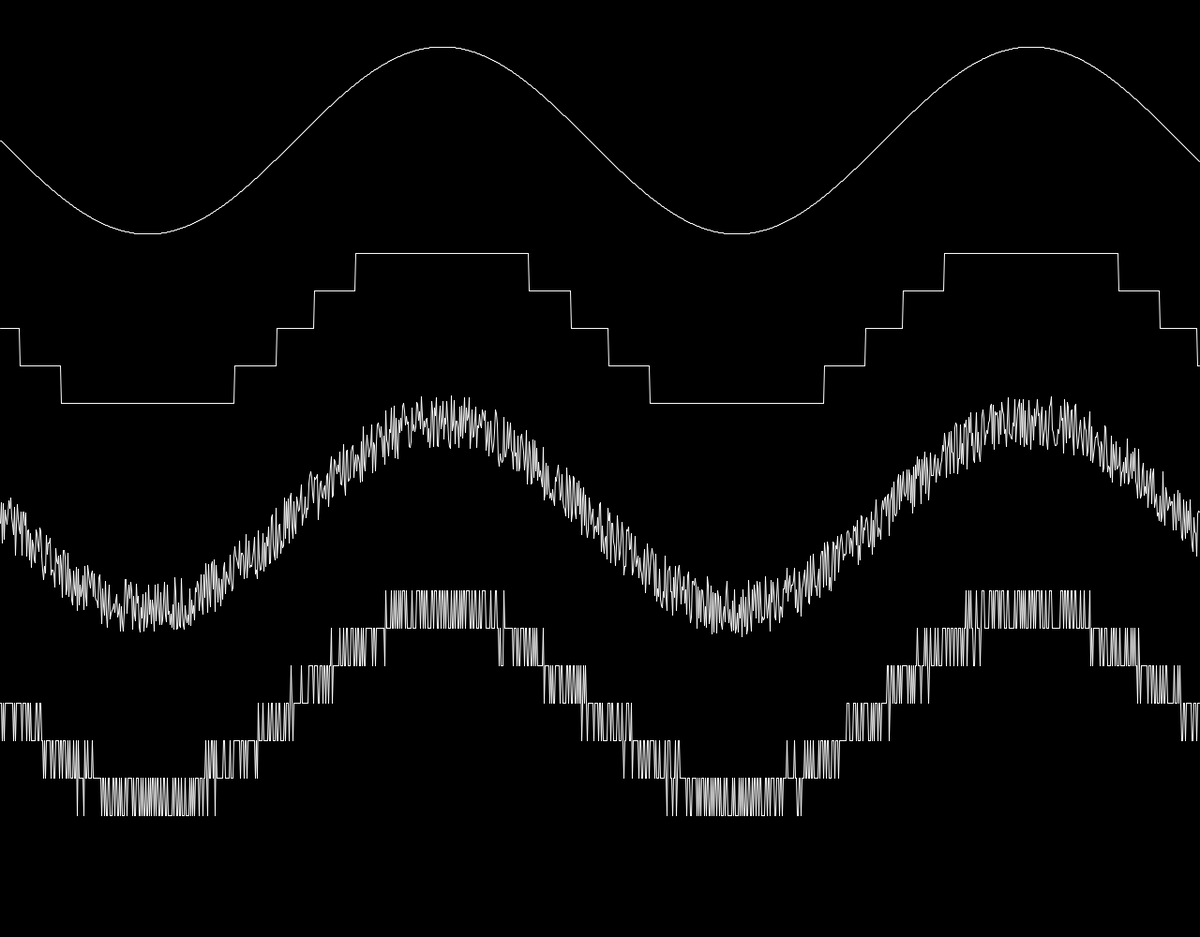
Frame 1 (no input)
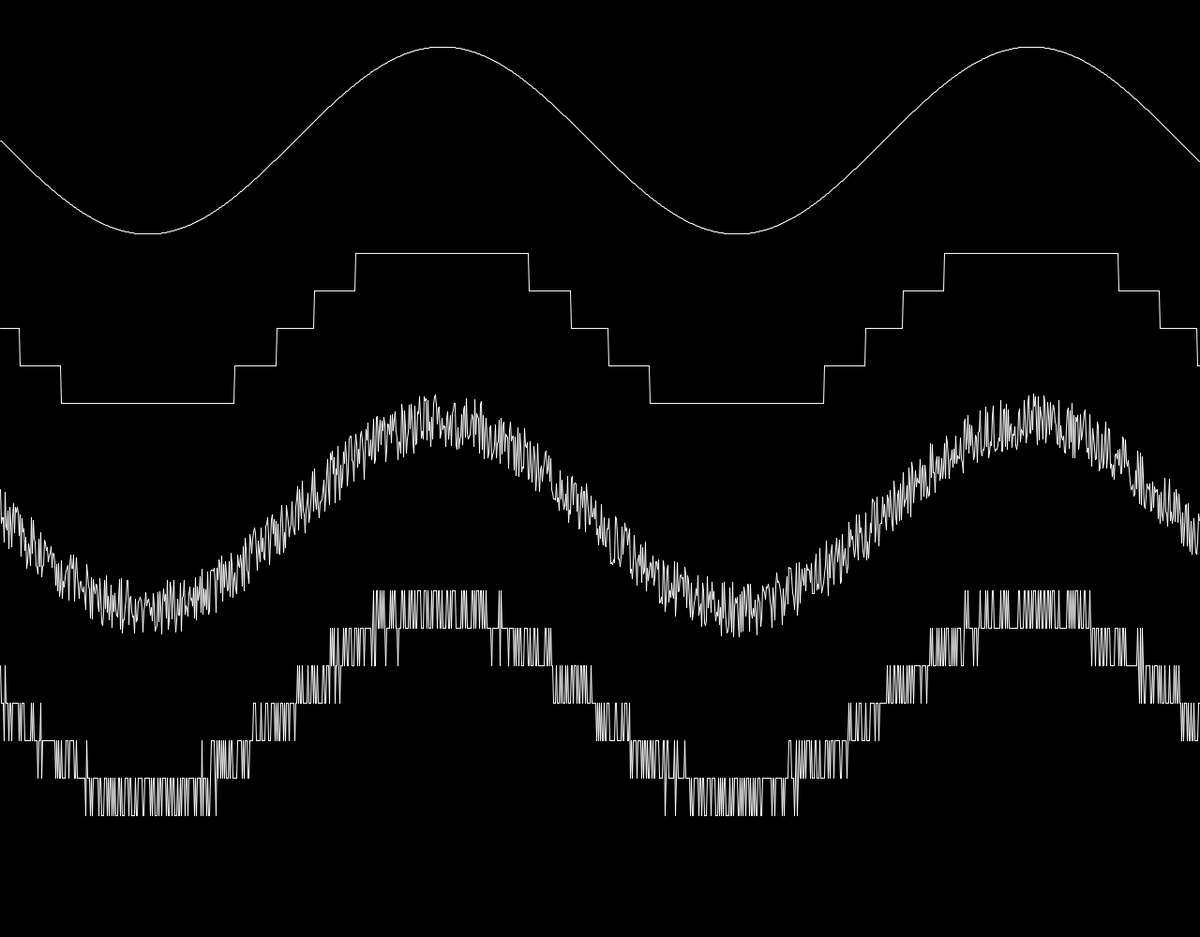
Frame 60 (the mouse pressed at the canvas centre just before this capture)
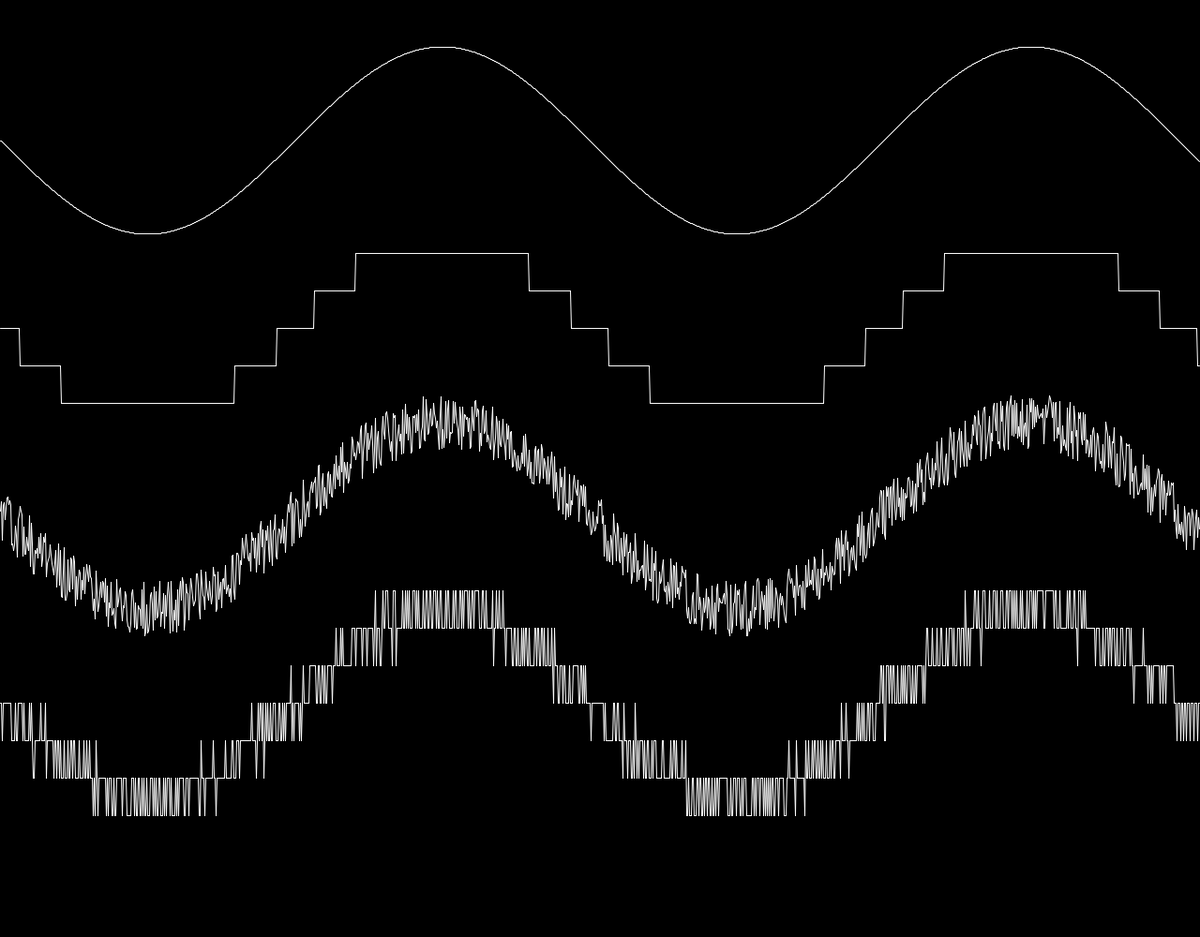
Frame 120 (the mouse held since frame 60 and released just before this capture)

The Processing sketch that drew these frames (run headless with seeded random() and noise(); from frame 60 on, the mouse is pressed at the canvas centre):

// Processing sketch: quantization_viz
// ── quantization_viz.pde
void setup() {
  size(1280, 1000);
  smooth(16);
}
void draw() {
  background(0);
  stroke(255);
  float px = 0;
  float py = 0;
  float py_dec = 0;
  float py_noise = 0;
  float py_noise_dec = 0;
  translate(0, 150);
  for(int i = 0; i < width; i++) {
    float x = i;
    float y = sin(x/100.f)*100;
    float y_dec = round(y/40)*40;
    float y_noise = y + random(-30, 30);
    float y_noise_dec = round(y_noise/40)*40;
    pushMatrix();
    if(i > 0) {
      line(px, py, x, y);
      translate(0, 200);
      line(px, py_dec, x, y_dec);
      translate(0, 200);
      line(px, py_noise, x, y_noise);
      translate(0, 200);
      line(px, py_noise_dec, x, y_noise_dec);
    }
    popMatrix();
    px = x;
    py = y;
    py_dec = y_dec;
    py_noise = y_noise;
    py_noise_dec = y_noise_dec;
  }
}
